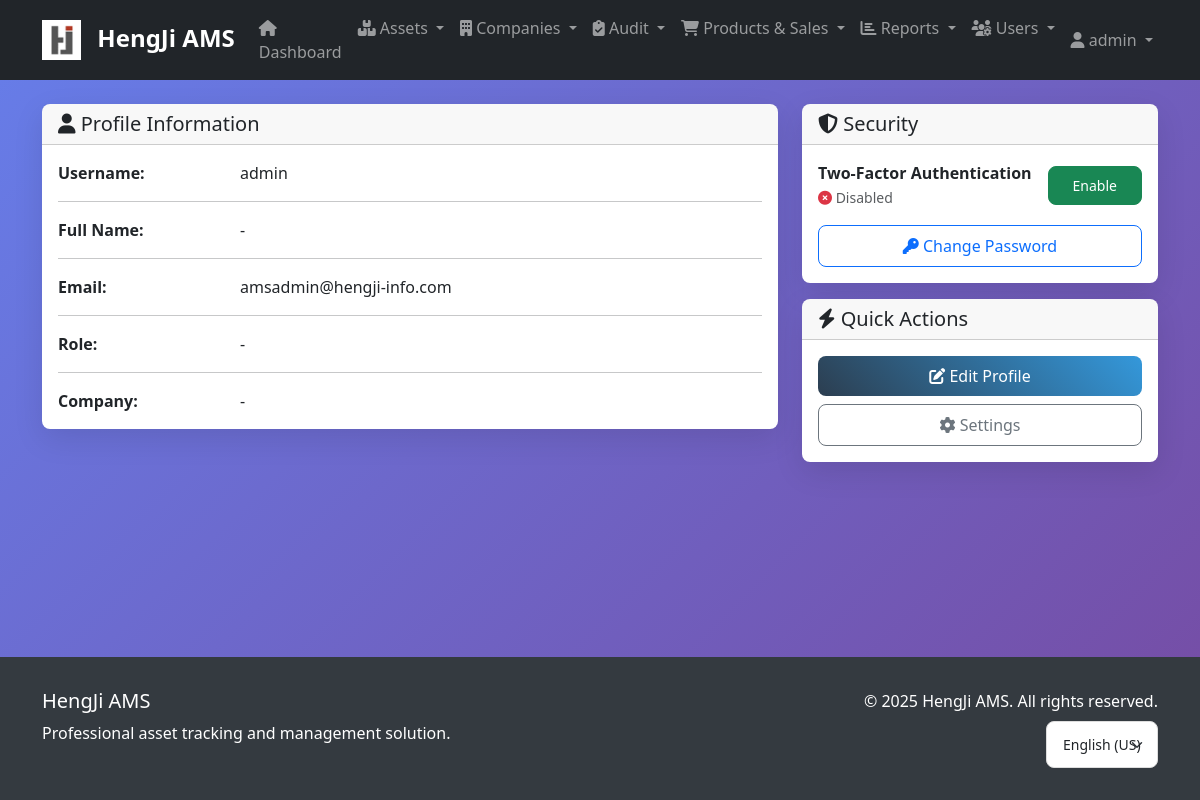
Page /en-us/accounts/profile/ (signed in) on the committed database.
### accounts/models.py (models this page shows, shortened)
class User(AbstractUser):
    class AdminRole(models.TextChoices):
        SUPERADMIN = 'superadmin', _('Superadmin')
        IT_ADMINISTRATOR = 'it_administrator', _('IT Administrator')
        VIEWER = 'viewer', _('Viewer')
    LANGUAGE_CHOICES = [
        ('en-us', _('English (US)')),
        ('zh-cn', _('Chinese (Simplified)')),
    ]
    LANGUAGE_CODE_ALIASES = {
        'en': 'en-us',
        'en-us': 'en-us',
        'zh-cn': 'zh-cn',
        'zh-hans': 'zh-cn',
        'zh-hant': 'zh-cn',
    }
    id = models.UUIDField(primary_key=True, default=uuid.uuid4, editable=False)
    admin_role = models.CharField(
        max_length=20,
        choices=AdminRole.choices,
        null=True,
        blank=True,
        verbose_name=_('Administrator Role'),
        help_text=_('Role for administrator access levels')
    )
    profile_image = models.ImageField(
        upload_to='profiles/',
        null=True,
        blank=True,
        verbose_name=_('Profile Image')
    )
    employee_id = models.CharField(
        max_length=50,
        unique=True,
        null=True,
        blank=True,
        verbose_name=_('Employee ID'),
        help_text=_('Unique employee identification number')
    )
    phone_number = models.CharField(
        max_length=20,
        blank=True,
        verbose_name=_('Phone Number')
    )
    department = models.CharField(
        max_length=100,
        blank=True,
        verbose_name=_('Department')
    )
    job_title = models.CharField(
        max_length=100,
        blank=True,
        verbose_name=_('Job Title')
    )
    manager = models.ForeignKey(
        'self',
        on_delete=models.SET_NULL,
        null=True,
        blank=True,
        related_name='direct_reports',
        verbose_name=_('Manager')
    )
    two_factor_enabled = models.BooleanField(
        default=False,
        verbose_name=_('Two-Factor Authentication Enabled')
    )
    force_2fa_setup = models.BooleanField(
        default=False,
        verbose_name=_('Force 2FA Setup'),
        help_text=_('User must set up 2FA on next login')
    )
    backup_tokens = models.JSONField(
        default=list,
        blank=True,
        verbose_name=_('2FA Backup Tokens')
    )
    must_change_password = models.BooleanField(
        default=False,
        verbose_name=_('Must Change Password'),
        help_text=_('User must change password on next login')
    )
    language_preference = models.CharField(
        max_length=10,
        default='en-us',
        choices=LANGUAGE_CHOICES,
        verbose_name=_('Language Preference')
    )
    timezone = models.CharField(
        max_length=50,
        default='UTC',
        verbose_name=_('Timezone')
    )
    company = models.ForeignKey(
        'companies.Company',
        on_delete=models.CASCADE,
        null=True,
        blank=True,
        related_name='employees',
        verbose_name=_('Company')
    )
    division = models.ForeignKey(
        'companies.Division',
        on_delete=models.SET_NULL,
        null=True,
        blank=True,
        related_name='employees',
        verbose_name=_('Division')
    )
    managed_company = models.ForeignKey(
        'companies.Company',
        on_delete=models.SET_NULL,
        null=True,
        blank=True,
        related_name='it_administrators',
        verbose_name=_('Managed Company'),
        help_text=_('Company this IT administrator has access to')
    )
    managed_divisions = models.ManyToManyField(
        'companies.Division',
        blank=True,
        related_name='it_administrators',
        verbose_name=_('Managed Divisions'),
        help_text=_('Divisions this IT administrator has access to')
    )
    managed_locations = models.ManyToManyField(
        'companies.Location',
        blank=True,
        related_name='viewers',
        verbose_name=_('Managed Locations'),
        help_text=_('Locations this viewer has read-only access to')
    )
    created_at = models.DateTimeField(auto_now_add=True, verbose_name=_('Created At'))
    updated_at = models.DateTimeField(auto_now=True, verbose_name=_('Updated At'))
    class Meta:
        verbose_name = _('User')
        verbose_name_plural = _('Users')
        ordering = ['username']
    def get_full_name_display(self):
        full_name = self.get_full_name()
        if full_name:
            return full_name
        return self.username
    def is_superadmin(self):
        return (self.is_superuser or
                self.admin_role == self.AdminRole.SUPERADMIN)
    def can_manage_assets(self):
        return (self.is_superadmin() or
                self.is_it_administrator() or
                self.has_perm('assets.add_asset'))
    def can_manage_companies(self):
        return (self.is_superadmin() or
                self.has_perm('companies.add_company'))
    def can_view_audit(self, audit=None):
        if self.is_superadmin():
            return True
        if self.is_it_administrator():
            if audit and hasattr(audit, 'company'):
                return audit.company in self.get_accessible_companies()
            return True
        return self.has_perm('audit.view_assetaudit') or self.has_perm('audit.view_auditlog')
    def can_view_reports(self):
        return (self.is_superadmin() or
                self.is_it_administrator() or
                self.is_viewer_admin() or
                self.has_perm('reports.view_report'))

### accounts/views.py (the view)
# urls.py: path('profile/', views.ProfileView.as_view(), name='profile'),
class ProfileView(LoginRequiredMixin, DetailView):
    template_name = 'accounts/profile.html'
    context_object_name = 'profile_user'
    def get_object(self):
        return self.request.user
    def get_context_data(self, **kwargs):
        context = super().get_context_data(**kwargs)
        context['title'] = _('Profile')
        return context

### templates/accounts/profile.html (shortened to what this page needs)
{% extends "base/base.html" %}
{% load i18n %}
{% block content %}
<div class="container">
    <div class="row">
        <div class="col-md-8">
            <div class="card">
                <div class="card-header">
                    <h5 class="card-title mb-0">
                        <i class="fas fa-user"></i> {% trans "Profile Information" %}
                    </h5>
                </div>
                <div class="card-body">
                    <div class="row">
                        <div class="col-sm-3"><strong>{% trans "Username:" %}</strong></div>
                        <div class="col-sm-9">{{ user.username }}</div>
                    </div>
                    <hr>
                    <div class="row">
                        <div class="col-sm-3"><strong>{% trans "Full Name:" %}</strong></div>
                        <div class="col-sm-9">{{ user.get_full_name|default:"-" }}</div>
                    </div>
                    <hr>
                    <div class="row">
                        <div class="col-sm-3"><strong>{% trans "Email:" %}</strong></div>
                        <div class="col-sm-9">{{ user.email|default:"-" }}</div>
                    </div>
                    <hr>
                    <div class="row">
                        <div class="col-sm-3"><strong>{% trans "Role:" %}</strong></div>
                        <div class="col-sm-9">{{ user.get_role_display|default:"-" }}</div>
                    </div>
                    <hr>
                    <div class="row">
                        <div class="col-sm-3"><strong>{% trans "Company:" %}</strong></div>
                        <div class="col-sm-9">{{ user.company.name|default:"-" }}</div>
                    </div>
                </div>
            </div>
        </div>
        <div class="col-md-4">
            <div class="card">
                <div class="card-header">
                    <h5 class="card-title mb-0">
                        <i class="fas fa-shield-alt"></i> {% trans "Security" %}
                    </h5>
                </div>
                <div class="card-body">
                    <div class="d-flex justify-content-between align-items-center mb-3">
                        <div>
                            <strong>{% trans "Two-Factor Authentication" %}</strong><br>
                            <small class="text-muted">
                                {% if user.two_factor_enabled %}
                                    <i class="fas fa-check-circle text-success"></i> {% trans "Enabled" %}
                                {% else %}
                                    <i class="fas fa-times-circle text-danger"></i> {% trans "Disabled" %}
                                {% endif %}
                            </small>
                        </div>
                        <div>
                            {% if user.two_factor_enabled %}
                                <a href="{% url 'accounts:disable_2fa' %}" class="btn btn-outline-danger btn-sm">
                                    {% trans "Disable" %}
                                </a>
                            {% else %}
                                <a href="{% url 'accounts:setup_2fa' %}" class="btn btn-success btn-sm">
                                    {% trans "Enable" %}
                                </a>
                            {% endif %}
                        </div>
                    </div>
                    <div class="d-grid">
                        <a href="{% url 'accounts:change_password' %}" class="btn btn-outline-primary">
                            <i class="fas fa-key"></i> {% trans "Change Password" %}
                        </a>
                    </div>
                </div>
            </div>
            <div class="card mt-3">
                <div class="card-header">
                    <h5 class="card-title mb-0">
                        <i class="fas fa-bolt"></i> {% trans "Quick Actions" %}
                    </h5>
                </div>
                <div class="card-body">
                    <div class="d-grid gap-2">
                        <a href="{% url 'accounts:profile_edit' %}" class="btn btn-primary">
                            <i class="fas fa-edit"></i> {% trans "Edit Profile" %}
                        </a>
                        <a href="{% url 'accounts:settings' %}" class="btn btn-outline-secondary">
                            <i class="fas fa-cog"></i> {% trans "Settings" %}
                        </a>
                    </div>
                </div>
            </div>
        </div>
    </div>
</div>
{% endblock %}

### templates/base/base.html (shortened to what this page needs)
<!DOCTYPE html>
{% load i18n %}
<html lang="{% get_current_language as LANGUAGE_CODE %}{{ LANGUAGE_CODE }}" dir="{% if LANGUAGE_BIDI %}rtl{% else %}ltr{% endif %}">
<head>
    <link href="https://cdn.jsdelivr.net/npm/bootstrap@5.3.2/dist/css/bootstrap.min.css" rel="stylesheet"
>
    <link rel="stylesheet" href="https://cdn.jsdelivr.net/npm/bootstrap-icons@1.11.1/font/bootstrap-icons.css">
    <link rel="stylesheet" href="https://cdnjs.cloudflare.com/ajax/libs/font-awesome/6.4.0/css/all.min.css">
</head>
<body>
    {% load i18n %}
    <div class="main-wrapper">
        {% if not login_page %}
        <nav class="navbar navbar-expand-lg navbar-dark bg-dark">
            <div class="container">
                <a class="navbar-brand" href="{% url 'dashboard:dashboard' %}">
                    {% load static %}
                    <img src="{% static 'images/logo.jpg' %}" alt="{% trans 'HengJi AMS' %}" class="logo-img">
                    {% trans "HengJi AMS" %}
                </a>
                <div class="collapse navbar-collapse" id="navbarNav">
                    <ul class="navbar-nav me-auto">
                        {% if user.is_authenticated %}
                        <li class="nav-item">
                            <a class="nav-link" href="{% url 'dashboard:dashboard' %}">
                                <i class="fas fa-home"></i> {% trans "Dashboard" %}
                            </a>
                        </li>
                        {% if user.can_manage_assets %}
                        <li class="nav-item dropdown">
                            <a class="nav-link dropdown-toggle" href="#" role="button" data-bs-toggle="dropdown">
                                <i class="fas fa-boxes"></i> {% trans "Assets" %}
                            </a>
                        </li>
                        {% endif %}
                        {% if user.can_manage_companies %}
                        <li class="nav-item dropdown">
                            <a class="nav-link dropdown-toggle" href="#" role="button" data-bs-toggle="dropdown">
                                <i class="fas fa-building"></i> {% trans "Companies" %}
                            </a>
                        </li>
                        {% endif %}
                        {% if user.can_view_audit %}
                        <li class="nav-item dropdown">
                            <a class="nav-link dropdown-toggle" href="#" role="button" data-bs-toggle="dropdown">
                                <i class="fas fa-clipboard-check"></i> {% trans "Audit" %}
                            </a>
                        </li>
                        {% endif %}
                        <li class="nav-item dropdown">
                            <a class="nav-link dropdown-toggle" href="#" role="button" data-bs-toggle="dropdown">
                                <i class="fas fa-shopping-cart"></i> {% trans "Products & Sales" %}
                            </a>
                        </li>
                        {% if user.can_view_reports %}
                        <li class="nav-item dropdown">
                            <a class="nav-link dropdown-toggle" href="#" role="button" data-bs-toggle="dropdown">
                                <i class="fas fa-chart-bar"></i> {% trans "Reports" %}
                            </a>
                        </li>
                        {% endif %}
                        {% if user.is_superuser or user.can_manage_users %}
                        <li class="nav-item dropdown">
                            <a class="nav-link dropdown-toggle" href="#" role="button" data-bs-toggle="dropdown">
                                <i class="fas fa-users-cog"></i> {% trans "Users" %}
                            </a>
                        </li>
                        {% endif %}
                        {% endif %}
                    </ul>
                    <ul class="navbar-nav">
                        {% if user.is_authenticated %}
                        <li class="nav-item dropdown">
                            <a class="nav-link dropdown-toggle" href="#" role="button" data-bs-toggle="dropdown">
                                <i class="fas fa-user"></i> {{ user.get_full_name_display }}
                            </a>
                        </li>
                        {% else %}
                        <li class="nav-item">
                            <a class="nav-link" href="{% url 'accounts:login' %}">
                                <i class="fas fa-sign-in-alt"></i> {% trans "Login" %}
                            </a>
                        </li>
                        {% endif %}
                    </ul>
                </div>
            </div>
        </nav>
        {% endif %}
        <main class="{% if login_page %}login-container{% else %}container-fluid py-4{% endif %}">
            {% block content %}{% endblock %}
        </main>
        {% if not login_page %}
        <footer class="footer">
            <div class="container">
                <div class="row">
                    <div class="col-md-6">
                        <h5>{% trans "HengJi AMS" %}</h5>
                        <p class="mb-0">{% trans "Professional asset tracking and management solution." %}</p>
                    </div>
                    <div class="col-md-6 text-md-end">
                        <p class="mb-0">
                            &copy; 2025 {% trans "HengJi AMS" %}. {% trans "All rights reserved." %}
                        </p>
                        <div class="mt-2">
                            {% include 'base/language_switcher.html' %}
                        </div>
                    </div>
                </div>
            </div>
        </footer>
        {% endif %}
    </div>
</body>
</html>

### rows in the picture
User: full_name "admin", username "admin", get_full_name "-", email "amsadmin@hengji-info.com", company.name "-"

### other values in the picture
{{ user.get_role_display|default:"-" }} "-"
